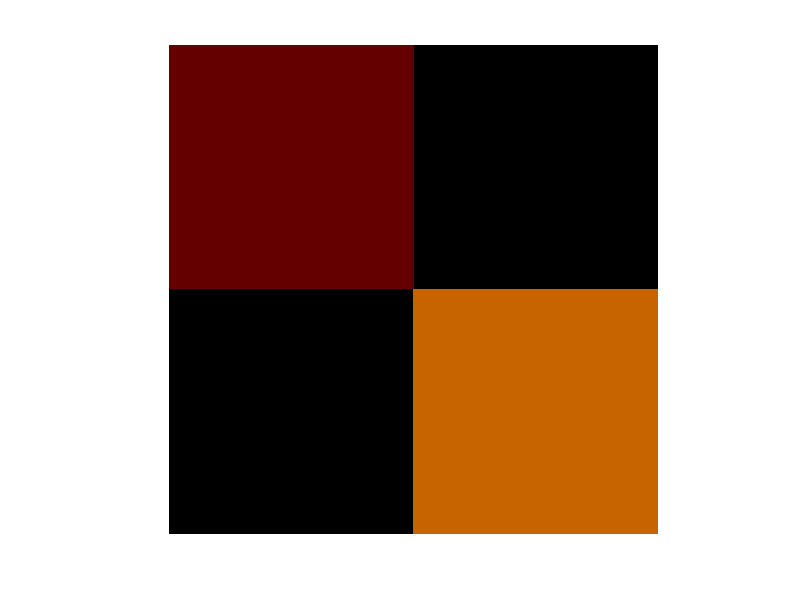

Here is the MATLAB script that generated this plot:
Test_image = zeros(800,800,3);
Test_image(1:400,1:400,1) = 100;
Test_image(400:end,400:end,1) = 200;
Test_image(400:end,400:end,2) = 100;
figure,imshow(uint8(Test_image));